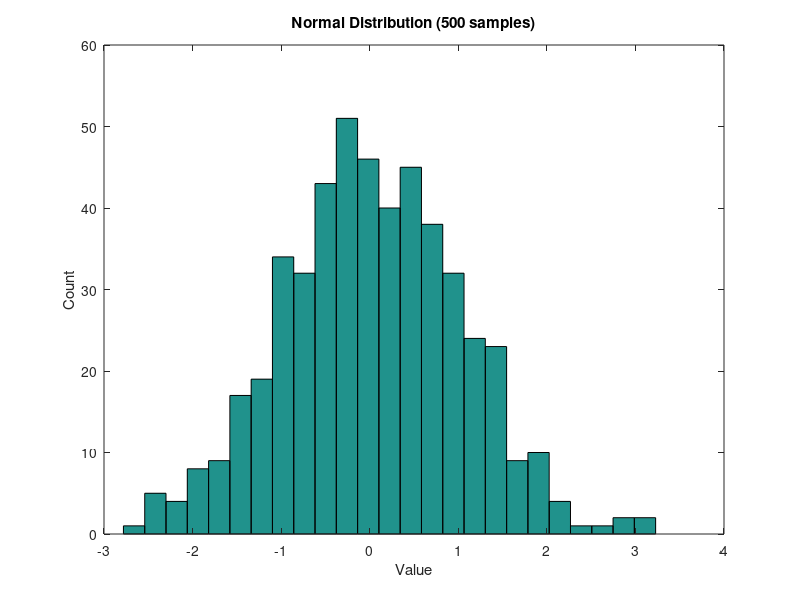

This chart was generated by the following MATLAB code:
clear

% Histogram — Distribution of random data
% Generate normally-distributed samples and visualize with hist().

data = randn(1, 500);
figure
hist(data, 25)
title('Normal Distribution (500 samples)')
xlabel('Value')
ylabel('Count')
